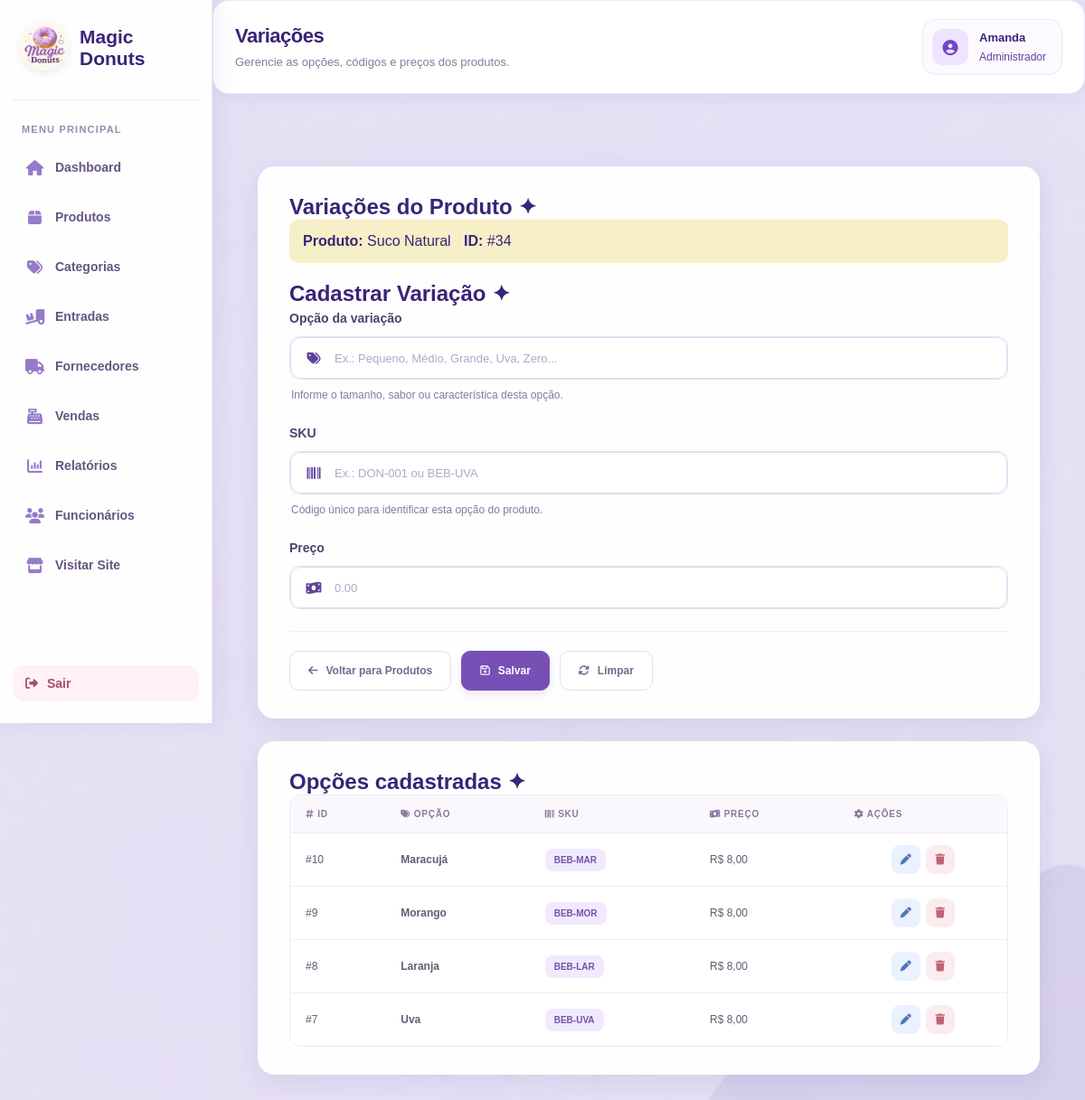
The page /index.php?controller=variacao&action=index&produto_id=34 (signed in) on the database its author committed.
### tables this page shows
CREATE TABLE `produto` (
  `id` int(11) NOT NULL,
  `categoria_id` int(11) NOT NULL,
  `nome` varchar(100) NOT NULL,
  `descricao` text DEFAULT NULL,
  `ativo` tinyint(1) NOT NULL DEFAULT 1
);

CREATE TABLE `variacao` (
  `id` int(11) NOT NULL,
  `produto_id` int(11) NOT NULL,
  `opcao` varchar(30) NOT NULL,
  `sku` varchar(50) NOT NULL,
  `preco` decimal(10,2) NOT NULL
);

### controllers/VariacaoController.php (called while the page is built, shortened)
<?php
require_once __DIR__ . '/../models/Variacao.php';
require_once __DIR__ . '/../models/Produto.php';
class VariacaoController
{
    public function index(): void
    {
        $produtoId = (int) ($_GET['produto_id'] ?? 0);
        $produtoModel = new Produto();
        $variacaoModel = new Variacao();
        $produto = $produtoModel->buscarPorId($produtoId);
        $variacoes = $variacaoModel->listarPorProduto($produtoId);
        $editar = null;
        require __DIR__ . '/../views/variacao.php';
    }
}

### index.php (called while the page is built, shortened)
<?php
require_once __DIR__ . '/config/db.php';
$controller = $_GET['controller'] ?? 'auth';
$action = $_GET['action'] ?? 'form';
switch ($controller) {
    case 'variacao':
        require_once __DIR__ . '/controllers/VariacaoController.php';
        $c = new VariacaoController();
        break;
}
$c->$action();

### config/db.php (called while the page is built)
<?php
class Database
{
private static $conn = null;
public static function getConnection()
{
    if (self::$conn === null) {
        try {
self::$conn = new PDO(
"mysql:host=localhost;dbname=magicdonuts;charset=utf8mb4",
"root",
"",
    [
    PDO::ATTR_ERRMODE => PDO::ERRMODE_EXCEPTION,
    PDO::ATTR_DEFAULT_FETCH_MODE => PDO::FETCH_ASSOC
    ]
);
} catch (PDOException $e) {
 die("Erro ao conectar ao banco de dados:" . $e->getMessage());
}
}
return self::$conn;
}
}

### models/Produto.php (called while the page is built, shortened)
<?php
require_once __DIR__ . '/../config/db.php';
class Produto
{
    private PDO $conn;
    public function __construct()
    {
        $this->conn = Database::getConnection();
    }
    public function buscarPorId(int $id): ?array
    {
        $stmt = $this->conn->prepare("
            SELECT *
            FROM produto
            WHERE id = :id
        ");
        $stmt->execute([
            ':id' => $id
        ]);
        $r = $stmt->fetch();
        return $r ?: null;
    }
}

### models/Variacao.php (called while the page is built, shortened)
<?php
require_once __DIR__ . '/../config/db.php';
class Variacao
{
    private PDO $conn;
    public function __construct()
    {
        $this->conn = Database::getConnection();
    }
    public function listarPorProduto(int $produtoId): array
    {
        $sql = "
            SELECT
                id,
                produto_id,
                opcao,
                sku,
                preco
            FROM variacao
            WHERE produto_id = :produto_id
            ORDER BY id DESC
        ";
        $stmt = $this->conn->prepare($sql);
        $stmt->execute([
            ':produto_id' => $produtoId
        ]);
        return $stmt->fetchAll(PDO::FETCH_ASSOC);
    }
}

### views/variacao.php (the view, shortened to what this page needs)
<?php
$produtoNome = $produto['nome'] ?? 'Produto';
$produtoId = isset($produto['id']) ? (int) $produto['id'] : 0;
$estaEditando = !empty($editar);
require_once __DIR__ . '/layout/inicio.php';
$esc = static function ($valor): string {
    return htmlspecialchars((string) $valor, ENT_QUOTES, 'UTF-8');
};
?>
<div class="produtos-main">
    <section class="produto-card">
        <div class="section-title">
            <h1>
                Variações do Produto
                <span class="title-sparkles">✦</span>
            </h1>
        </div>
        <div style="padding: 15px; margin-bottom: 20px; border-radius: 10px; background: #f6efc7;">
            <strong>Produto:</strong>
            <?= $esc($produtoNome) ?>
            <span style="margin-left: 10px;">
                <strong>ID:</strong>
                #<?= $produtoId ?>
            </span>
        </div>
        <div class="section-title">
            <h2>
                <?= $estaEditando ? 'Editar Variação' : 'Cadastrar Variação' ?>
                <span class="title-sparkles">✦</span>
            </h2>
        </div>
        <form
            method="post"
            action="index.php?controller=variacao&action=salvar"
            class="produto-form"
        >
            <div class="produto-form-group">
                <label for="opcao">Opção da variação</label>
                <div class="produto-input-wrapper">
                    <div class="produto-input-icon">
                    </div>
                    <input
                        class="produto-input"
                        id="opcao"
                        type="text"
                        name="opcao"
                        maxlength="100"
                        required
                        placeholder="Ex.: Pequeno, Médio, Grande, Uva, Zero..."
                        value="<?= $estaEditando ? $esc($editar['opcao']) : '' ?>"
                    >
                </div>
                <small class="produto-help">
                    Informe o tamanho, sabor ou característica desta opção.
                </small>
            </div>
            <div class="produto-form-group">
                <label for="sku">SKU</label>
                <div class="produto-input-wrapper">
                    <div class="produto-input-icon">
                    </div>
                    <input
                        class="produto-input"
                        id="sku"
                        type="text"
                        name="sku"
                        maxlength="100"
                        required
                        placeholder="Ex.: DON-001 ou BEB-UVA"
                        value="<?= $estaEditando ? $esc($editar['sku']) : '' ?>"
                    >
                </div>
                <small class="produto-help">
                    Código único para identificar esta opção do produto.
                </small>
            </div>
            <div class="produto-form-group">
                <label for="preco">Preço</label>
                <div class="produto-input-wrapper">
                    <div class="produto-input-icon">
                    </div>
                    <input
                        class="produto-input"
                        id="preco"
                        type="number"
                        name="preco"
                        step="0.01"
                        min="0"
                        required
                        placeholder="0.00"
                        value="<?= $estaEditando ? $esc($editar['preco']) : '' ?>"
                    >
                </div>
            </div>
            <div class="produto-actions">
                <a
                    href="index.php?controller=produto&action=index"
                    class="produto-btn produto-btn-secondary"
                >
                    <i class="fa-solid fa-arrow-left"></i>
                    Voltar para Produtos
                </a>
                <button
                    class="produto-btn produto-btn-primary"
                    type="submit"
                >
                    <i class="fa-regular fa-floppy-disk"></i>
                    <?= $estaEditando ? 'Salvar alterações' : 'Salvar' ?>
                </button>
                <a
                    class="produto-btn produto-btn-secondary"
                    href="index.php?controller=variacao&action=index&produto_id=<?= $produtoId ?>"
                >
                    <i class="fa-solid fa-rotate"></i>
                    Limpar
                </a>
            </div>
        </form>
    </section>
    <section class="produto-card lista-produtos-card">
        <div class="section-title">
            <h2>
                Opções cadastradas
                <span class="title-sparkles">✦</span>
            </h2>
        </div>
        <div class="table-wrapper">
            <table class="produtos-table">
                <thead>
                    <tr>
                        <th>
                            <i class="fa-solid fa-hashtag"></i>
                            ID
                        </th>
                        <th>
                            <i class="fa-solid fa-tags"></i>
                            Opção
                        </th>
                        <th>
                            <i class="fa-solid fa-barcode"></i>
                            SKU
                        </th>
                        <th>
                            <i class="fa-solid fa-money-bill-wave"></i>
                            Preço
                        </th>
                        <th>
                            <i class="fa-solid fa-gear"></i>
                            Ações
                        </th>
                    </tr>
                </thead>
                <tbody>
                    <?php if (!empty($variacoes)): ?>
                        <?php foreach ($variacoes as $v): ?>
                            <tr>
                                <td>
                                    #<?= (int) $v['id'] ?>
                                </td>
                                <td>
                                    <strong>
                                        <?= $esc($v['opcao']) ?>
                                    </strong>
                                </td>
                                <td>
                                    <span class="categoria-badge">
                                        <?= $esc($v['sku']) ?>
                                    </span>
                                </td>
                                <td>
                                    R$ <?= number_format(
                                        (float) $v['preco'],
                                        2,
                                        ',',
                                        '.'
                                    ) ?>
                                </td>
                                <td>
                                    <div class="produto-table-actions">
                                        <a
                                            class="table-btn table-btn-edit"
                                            href="index.php?controller=variacao&action=index&produto_id=<?= $produtoId ?>&id=<?= (int) $v['id'] ?>"
                                            title="Editar"
                                        >
                                            <i class="fa-solid fa-pen"></i>
                                        </a>
                                        <a
                                            class="table-btn table-btn-delete"
                                            href="index.php?controller=variacao&action=deletar&id=<?= (int) $v['id'] ?>&produto_id=<?= $produtoId ?>"
                                            onclick="return confirm('Excluir esta opção do produto?')"
                                            title="Excluir"
                                        >
                                            <i class="fa-solid fa-trash"></i>
                                        </a>
                                    </div>
                                </td>
                            </tr>
                        <?php endforeach; ?>
                    <?php endif; ?>
                </tbody>
            </table>
        </div>
    </section>
</div>
<?php require_once __DIR__ . '/layout/fim.php'; ?>

### rows shown on the page
produto: nome "Suco Natural", id "34"
variacao: id "10", opcao "Maracujá", sku "BEB-MAR", preco "8,00"
variacao: id "9", opcao "Morango", sku "BEB-MOR", preco "8,00"
variacao: id "8", opcao "Laranja", sku "BEB-LAR", preco "8,00"
variacao: id "7", opcao "Uva", sku "BEB-UVA", preco "8,00"

### other values the page prints
$item['titulo'] "Dashboard"
$item['titulo'] "Produtos"
$item['titulo'] "Categorias"
$item['titulo'] "Entradas"
$item['titulo'] "Fornecedores"
$item['titulo'] "Vendas"
$item['titulo'] "Relatórios"
$item['titulo'] "Funcionários"
$item['titulo'] "Visitar Site"
$tituloPagina "Variações"
$descricaoPagina "Gerencie as opções, códigos e preços dos produtos."
$nomeUsuario "Amanda"
